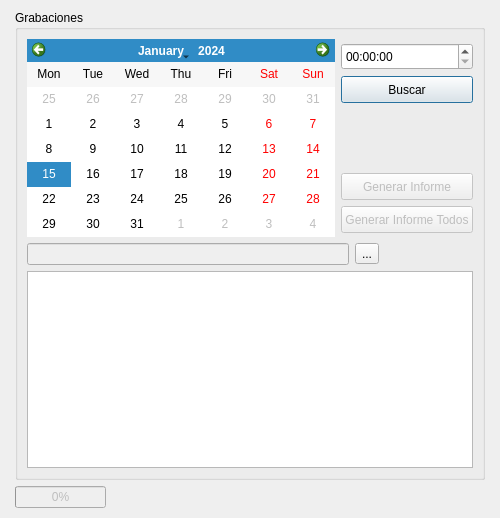
<?xml version="1.0" encoding="UTF-8"?>
<ui version="4.0">
 <class>Grabaciones</class>
 <widget class="QDialog" name="Grabaciones">
  <property name="geometry">
   <rect>
    <x>0</x>
    <y>0</y>
    <width>500</width>
    <height>518</height>
   </rect>
  </property>
  <property name="maximumSize">
   <size>
    <width>500</width>
    <height>16777215</height>
   </size>
  </property>
  <property name="windowTitle">
   <string>Grabaciones</string>
  </property>
  <layout class="QVBoxLayout" name="verticalLayout_7">
   <property name="leftMargin">
    <number>15</number>
   </property>
   <property name="topMargin">
    <number>10</number>
   </property>
   <property name="rightMargin">
    <number>15</number>
   </property>
   <property name="bottomMargin">
    <number>10</number>
   </property>
   <item>
    <layout class="QVBoxLayout" name="verticalLayout_6">
     <item>
      <widget class="QGroupBox" name="groupBox">
       <property name="title">
        <string>Grabaciones</string>
       </property>
       <layout class="QVBoxLayout" name="verticalLayout_5">
        <item>
         <layout class="QVBoxLayout" name="verticalLayout_4">
          <item>
           <layout class="QHBoxLayout" name="horizontalLayout">
            <item>
             <widget class="QCalendarWidget" name="calendarWidget">
              <property name="sizePolicy">
               <sizepolicy hsizetype="Preferred" vsizetype="Preferred">
                <horstretch>0</horstretch>
                <verstretch>0</verstretch>
               </sizepolicy>
              </property>
              <property name="gridVisible">
               <bool>false</bool>
              </property>
              <property name="horizontalHeaderFormat">
               <enum>QCalendarWidget::ShortDayNames</enum>
              </property>
              <property name="verticalHeaderFormat">
               <enum>QCalendarWidget::NoVerticalHeader</enum>
              </property>
             </widget>
            </item>
            <item>
             <layout class="QVBoxLayout" name="verticalLayout_3">
              <item>
               <layout class="QVBoxLayout" name="verticalLayout_2">
                <property name="bottomMargin">
                 <number>60</number>
                </property>
                <item>
                 <widget class="QTimeEdit" name="timeWidget">
                  <property name="sizePolicy">
                   <sizepolicy hsizetype="Preferred" vsizetype="Minimum">
                    <horstretch>0</horstretch>
                    <verstretch>0</verstretch>
                   </sizepolicy>
                  </property>
                  <property name="minimumSize">
                   <size>
                    <width>0</width>
                    <height>27</height>
                   </size>
                  </property>
                  <property name="maximumSize">
                   <size>
                    <width>16777215</width>
                    <height>27</height>
                   </size>
                  </property>
                 </widget>
                </item>
                <item>
                 <widget class="QPushButton" name="button">
                  <property name="enabled">
                   <bool>true</bool>
                  </property>
                  <property name="sizePolicy">
                   <sizepolicy hsizetype="Preferred" vsizetype="Minimum">
                    <horstretch>0</horstretch>
                    <verstretch>0</verstretch>
                   </sizepolicy>
                  </property>
                  <property name="minimumSize">
                   <size>
                    <width>0</width>
                    <height>27</height>
                   </size>
                  </property>
                  <property name="maximumSize">
                   <size>
                    <width>16777215</width>
                    <height>27</height>
                   </size>
                  </property>
                  <property name="text">
                   <string>Buscar</string>
                  </property>
                 </widget>
                </item>
               </layout>
              </item>
              <item>
               <layout class="QVBoxLayout" name="verticalLayout">
                <item>
                 <widget class="QPushButton" name="button_report">
                  <property name="enabled">
                   <bool>false</bool>
                  </property>
                  <property name="sizePolicy">
                   <sizepolicy hsizetype="Preferred" vsizetype="Minimum">
                    <horstretch>0</horstretch>
                    <verstretch>0</verstretch>
                   </sizepolicy>
                  </property>
                  <property name="minimumSize">
                   <size>
                    <width>0</width>
                    <height>27</height>
                   </size>
                  </property>
                  <property name="maximumSize">
                   <size>
                    <width>16777215</width>
                    <height>27</height>
                   </size>
                  </property>
                  <property name="text">
                   <string>Generar Informe</string>
                  </property>
                 </widget>
                </item>
                <item>
                 <widget class="QPushButton" name="button_report2">
                  <property name="enabled">
                   <bool>false</bool>
                  </property>
                  <property name="sizePolicy">
                   <sizepolicy hsizetype="Preferred" vsizetype="Minimum">
                    <horstretch>0</horstretch>
                    <verstretch>0</verstretch>
                   </sizepolicy>
                  </property>
                  <property name="minimumSize">
                   <size>
                    <width>0</width>
                    <height>27</height>
                   </size>
                  </property>
                  <property name="maximumSize">
                   <size>
                    <width>16777215</width>
                    <height>27</height>
                   </size>
                  </property>
                  <property name="text">
                   <string>Generar Informe Todos</string>
                  </property>
                 </widget>
                </item>
               </layout>
              </item>
             </layout>
            </item>
           </layout>
          </item>
          <item>
           <layout class="QHBoxLayout" name="horizontalLayout_2">
            <item>
             <widget class="QLineEdit" name="lineEdit_recordFolder">
              <property name="enabled">
               <bool>false</bool>
              </property>
             </widget>
            </item>
            <item>
             <widget class="QToolButton" name="toolButton">
              <property name="text">
               <string>...</string>
              </property>
             </widget>
            </item>
            <item>
             <spacer name="horizontalSpacer">
              <property name="orientation">
               <enum>Qt::Horizontal</enum>
              </property>
              <property name="sizeType">
               <enum>QSizePolicy::Maximum</enum>
              </property>
              <property name="sizeHint" stdset="0">
               <size>
                <width>94</width>
                <height>20</height>
               </size>
              </property>
             </spacer>
            </item>
           </layout>
          </item>
          <item>
           <widget class="QListWidget" name="listWidget"/>
          </item>
         </layout>
        </item>
       </layout>
      </widget>
     </item>
     <item>
      <layout class="QHBoxLayout" name="horizontalLayout_3">
       <item>
        <widget class="QProgressBar" name="progressBar">
         <property name="enabled">
          <bool>false</bool>
         </property>
         <property name="sizePolicy">
          <sizepolicy hsizetype="Fixed" vsizetype="Fixed">
           <horstretch>0</horstretch>
           <verstretch>0</verstretch>
          </sizepolicy>
         </property>
         <property name="value">
          <number>0</number>
         </property>
         <property name="textVisible">
          <bool>true</bool>
         </property>
         <property name="invertedAppearance">
          <bool>false</bool>
         </property>
         <property name="textDirection">
          <enum>QProgressBar::TopToBottom</enum>
         </property>
        </widget>
       </item>
       <item>
        <widget class="QLabel" name="label">
         <property name="text">
          <string/>
         </property>
        </widget>
       </item>
      </layout>
     </item>
    </layout>
   </item>
  </layout>
 </widget>
 <resources/>
 <connections/>
</ui>
